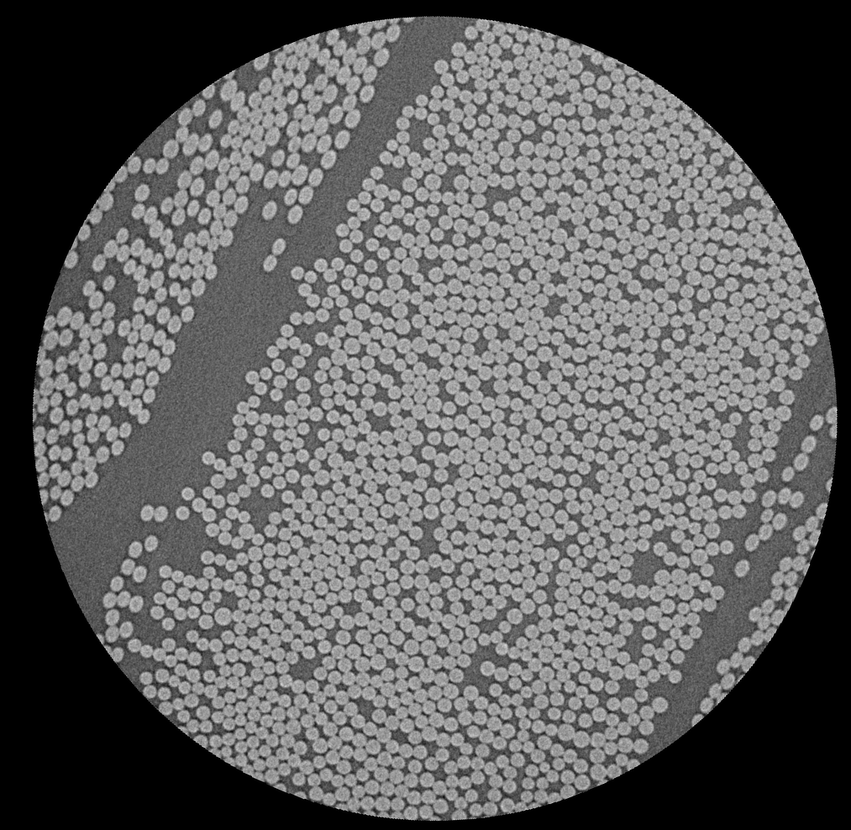
#> input picture 4 Week/quiz_image_1.png, 851 x 830 px, shrunk from 1013 x 988 before the run, found by its file name
$ python feature_match_solutions.py
#> lines starting #> are read from the running program, lines starting #| are printed output that depends on the picture; long printed decimals are rounded
### Solutions/Week 4/transform.py
"""
Anders Bjorholm Dahl, abda@dtu.dk

Script to develop function to estimate transformation parameters.
"""

import numpy as np

# Function that computes the parameters
def get_transformation(p,q):
    '''
    Compute the transformation parameters of hte equation:
        q = s*R@p + t

    Parameters
    ----------
    p : numpy array
        2 x n array of points.
    q : numpy array
        2 x n array of points. p and q corresponds.

    Returns
    -------
    R : numpy array
        2 x 2 rotation matrix.
    t : numpy array
        2 x 1 translation matrix.
    s : float
        scale parameter.

    '''
    m_p = np.mean(p,axis=1,keepdims=True)
    m_q = np.mean(q,axis=1,keepdims=True)
    s = np.linalg.norm(q-m_q)/np.linalg.norm(p-m_p)

    C = (q-m_q)@(p-m_p).T
    U,S,V = np.linalg.svd(C)

    R_ = U@V
    R = R_@np.array([[1,0],[0,np.linalg.det(R_)]])

    t = m_q - s*R@m_p
    return R,t,s

# Robust transformation

def get_robust_transformation(p,q,thres = 3):
    '''
    Compute the transformation parameters of hte equation:
        q = s*R@p + t

    Parameters
    ----------
    p : numpy array
        2 x n array of points.
    q : numpy array
        2 x n array of points. p and q corresponds.

    Returns
    -------
    R : numpy array
        2 x 2 rotation matrix.
    t : numpy array
        2 x 1 translation matrix.
    s : float
        scale parameter.
    idx : numpy array
        index of the points in p and q that are inliers in the robust match

    '''

    R,t,s = get_transformation(p,q)

    q_1 = s*R@p + t
    d = np.linalg.norm(q - q_1, axis=0)
    idx = np.where(d<thres)[0]

    R,t,s = get_transformation(p[:,idx],q[:,idx])

    return R,t,s,idx

### Solutions/Week 4/feature_match_solutions.py
"""
Anders Bjorholm Dahl, abda@dtu.dk

Script to match images based on SIFT features.
"""

import numpy as np
import cv2
import matplotlib.pyplot as plt
import scipy.ndimage
import transform

#%% Read two images to test the matching properties (default from documentation)
path = 'C:/Users/hujo8/OneDrive/Advanced image analysis/4 Week/' # Replace with your own path

#im1 = cv2.imread(path + 'CT_lab_high_res.png',cv2.IMREAD_GRAYSCALE) # queryImage
#im2 = cv2.imread(path + 'CT_lab_low_res.png',cv2.IMREAD_GRAYSCALE) # trainImage

im1 = cv2.imread(path + 'quiz_image_1.png',cv2.IMREAD_GRAYSCALE) # queryImage
#> im1 is the input picture: shape (830, 851); min 0, max 217, mean 93.5
im2 = cv2.imread(path + 'quiz_image_2.png',cv2.IMREAD_GRAYSCALE) # trainImage
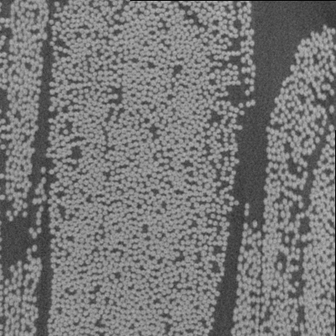
#> input picture 4 Week/quiz_image_2.png, 336 x 336 px, shrunk from 400 x 400 before the run, found by its file name
#> im2 is the input picture: shape (336, 336); min 7, max 187, mean 119.3

# Initiate SIFT detector
sift = cv2.SIFT_create()

# find the keypoints and descriptors with SIFT
kp1, des1 = sift.detectAndCompute(im1,None)
#> kp1 = 16979 keypoints; strongest (x, y, size): (350, 28, 4.7), (809, 564, 1.9), (620, 223, 2.2), (234, 691, 2.6)
kp2, des2 = sift.detectAndCompute(im2,None)
#> kp2 = 5353 keypoints; strongest (x, y, size): (255, 224, 3.6), (245, 226, 3.2), (139, 206, 3.2), (147, 120, 3.4)

# BFMatcher with default params
bf = cv2.BFMatcher()
matches = bf.knnMatch(des1, des2, k=2)
#> matches = 16979 matches

# Apply ratio test
good = []
for m,n in matches:
    # Apply the Lowe criterion best should be closer than second best
    if m.distance/(n.distance + 10e-10) < 0.6:
        good.append([m])
#> after the loop, good = 645 matches

# cv.drawMatchesKnn expects list of lists as matches.
img3 = cv2.drawMatchesKnn(im1,kp1,im2,kp2,good,None,flags=cv2.DrawMatchesFlags_NOT_DRAW_SINGLE_POINTS)
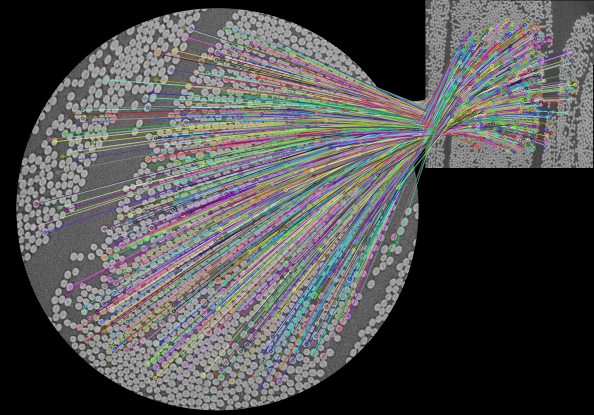
#> img3: shape (830, 1187, 3) (shown at 1/2 size); mean of channels 0, 1, 2 80.7, 80.6, 80.7; drawn as B, G, R
plt.imshow(img3),plt.show()


#%% Match SIFT - function to extract the coordinates of matching points

# Parameters that can be extracted from keypoints
# keypoint.pt[0],
# keypoint.pt[1],
# keypoint.size,
# keypoint.angle,
# keypoint.response,
# keypoint.octave,
# keypoint.class_id,

def match_SIFT(im1, im2, thres = 0.6):

    # Initiate SIFT detector
    sift = cv2.SIFT_create()

    # find the keypoints and descriptors with SIFT
    kp1, des1 = sift.detectAndCompute(im1,None)
    kp2, des2 = sift.detectAndCompute(im2,None)

    # BFMatcher with default params
    bf = cv2.BFMatcher()
    matches = bf.knnMatch(des1,des2,k=2)

    # Apply ratio test
    good_matches = []

    for m,n in matches:
        if m.distance/(n.distance+10e-10) < thres:
            good_matches.append([m])

    # Find coordinates
    pts_im1 = [kp1[m[0].queryIdx].pt for m in good_matches]
    pts_im1 = np.array(pts_im1, dtype=np.float32).T
    pts_im2 = [kp2[m[0].trainIdx].pt for m in good_matches]
    pts_im2 = np.array(pts_im2, dtype=np.float32).T
    return pts_im1, pts_im2


#%% Create a test image - Rotate, scale and crop image

ang = 67
sc = 0.6
imr = scipy.ndimage.rotate(scipy.ndimage.zoom(im1,sc),ang,reshape=False)[50:-50,50:-50]
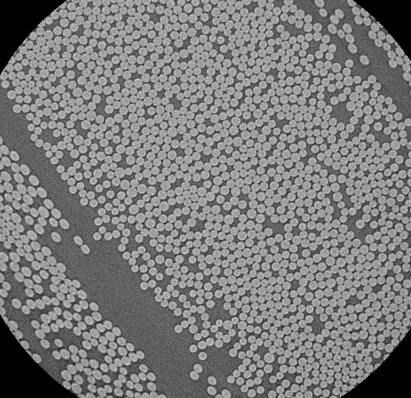
#> imr: shape (398, 411); min 0, max 214, mean 124.1
plt.imshow(imr)

#%% Plot the keypoints with very low threshold (0.1) to see what is going on

pts_im1, pts_im2 = match_SIFT(im1, imr, 0.1)
#> in match_SIFT, `kp2, des2 = sift.detectAndCompute(im2,None)`: kp2 = 5031 keypoints; strongest (x, y, size): (37, 358, 5.7), (272, 324, 2.4), (386, 356, 3), (364, 194, 2.5)
#> in match_SIFT, `matches = bf.knnMatch(des1,des2,k=2)`: matches = 16979 matches
#> after the loop in match_SIFT, `for m,n in matches:`: good_matches = 34 matches
#> in match_SIFT, `pts_im1 = [kp1[m[0].queryIdx].pt for m in good_matches]`: pts_im1 = 34 pairs, first value 109.1 to 759.7, second value 147.3 to 673.9
#> in match_SIFT, `pts_im2 = [kp2[m[0].trainIdx].pt for m in good_matches]`: pts_im2 = 34 pairs, first value 18.08 to 386.2, second value 31.09 to 352.9

def plot_matching_keypoints(im1, im2, pts_im1, pts_im2):
    r1,c1 = im1.shape
#> r1 = 830; c1 = 851
    r2,c2 = im2.shape
#> r2 = 398; c2 = 411
    n_row = np.maximum(r1, r2)
#> n_row = 830
    n_col = c1 + c2
#> n_col = 1262
    im_comp = np.zeros((n_row,n_col))
    im_comp[:r1,:c1] = im1
    im_comp[:r2,c1:(c1+c2)] = im2
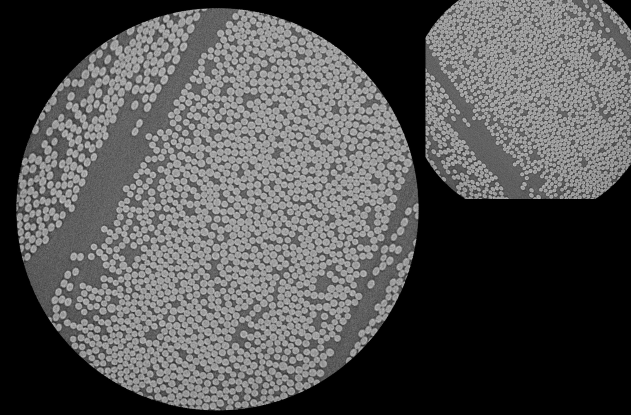
#> im_comp: shape (830, 1262) float64 (shown at 1/2 size); min 0, max 217, mean 82.4

    fig,ax = plt.subplots(1)
    ax.imshow(im_comp, cmap='gray')
    ax.plot(pts_im1[0],pts_im1[1],'.r')
    ax.plot(pts_im2[0]+c1,pts_im2[1],'.b')
    ax.plot(np.c_[pts_im1[0],pts_im2[0]+c1].T,np.c_[pts_im1[1],pts_im2[1]].T,'w',linewidth = 0.5)

plot_matching_keypoints(im1,imr,pts_im1, pts_im2)

#%% Plot the keypoints between image 1 and image 2

pts_im1, pts_im2 = match_SIFT(im1, im2, 0.6)
#> in match_SIFT (call 2), `kp2, des2 = sift.detectAndCompute(im2,None)`: kp2 = 5353 keypoints; strongest (x, y, size): (255, 224, 3.6), (245, 226, 3.2), (139, 206, 3.2), (147, 120, 3.4)
#> after the loop in match_SIFT (call 2), `for m,n in matches:`: good_matches = 645 matches
plot_matching_keypoints(im1,im2,pts_im1, pts_im2)
#> in plot_matching_keypoints (call 2), `im_comp[:r2,c1:(c1+c2)] = im2`:
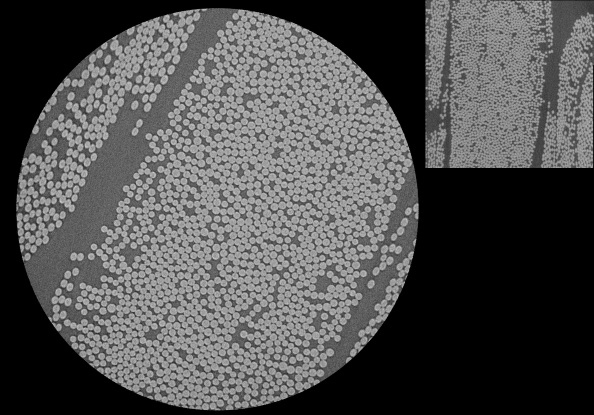
#> im_comp: shape (830, 1187) float64 (shown at 1/2 size); min 0, max 217, mean 80.7

#%% Compute the transformaions and plot them on top of each other

R,t,s = transform.get_transformation(pts_im2,pts_im1)
#> in get_transformation, `m_p = np.mean(p,axis=1,keepdims=True)`: m_p = [159.5, 168.5]
#> in get_transformation, `m_q = np.mean(q,axis=1,keepdims=True)`: m_q = [453.1, 440.2]
#> in get_transformation, `s = np.linalg.norm(q-m_q)/np.linalg.norm(p-m_p)`: s = 2.71
#> in get_transformation, `C = (q-m_q)@(p-m_p).T`: C = [[-5727029, 3028690.5], [-2701087.5, -7702399]]
#> in get_transformation, `U,S,V = np.linalg.svd(C)`: U = [[-0.28, 0.96], [0.96, 0.28]]; S = [8301516, 6299165]; V = [[-0.119, -0.993], [-0.993, 0.119]]
#> in get_transformation, `R_ = U@V`: R_ = [[-0.92, 0.392], [-0.392, -0.92]]
#> in get_transformation, `t = m_q - s*R@m_p`: t = [671.7, 1030.5]
#> R = [[-0.92, 0.392], [-0.392, -0.92]]; t = [671.7, 1030.5]; s = 2.71

print(f'Transformations: Rotation:\n{R}\n\nTranslation:\n{t}\n\nScale: {s}\n\nAngle: {np.arccos(R[0,0])/np.pi*180}')
#| Transformations: Rotation:
#| [[-0.9198  0.3924]
#|  [-0.3924 -0.9198]]
#| Translation:
#| [[ 671.665]
#|  [1030.453]]
#| Scale: 2.713
#| Angle: 156.894
pts_im1_1 = s*R@pts_im2 + t

fig,ax = plt.subplots(1)
ax.imshow(im1)
ax.plot(pts_im1[0],pts_im1[1],'.r')
ax.plot(pts_im1_1[0],pts_im1_1[1],'.b')

#%% Robust transformation - kept points are shown in cyan and magenta

R,t,s,idx = transform.get_robust_transformation(pts_im2,pts_im1)
#> in get_robust_transformation, `R,t,s = get_transformation(p,q)`: R = [[-0.92, 0.392], [-0.392, -0.92]]; t = [671.7, 1030.5]; s = 2.71
#> in get_robust_transformation, `d = np.linalg.norm(q - q_1, axis=0)`: d = 645 values, max 11.63 at index 152, min 0.0447 at index 63, mean 1.51
#> in get_robust_transformation, `idx = np.where(d<thres)[0]`: idx = 590 values from 23 to 644
#> in get_robust_transformation, `R,t,s = get_transformation(p[:,idx],q[:,idx])`: R = [[-0.92, 0.391], [-0.391, -0.92]]; t = [672.8, 1030.6]
#> R = [[-0.92, 0.391], [-0.391, -0.92]]; t = [672.8, 1030.6]; idx = 590 values from 23 to 644

pts_im1_2 = s*R@pts_im2 + t

fig,ax = plt.subplots(1)
ax.imshow(im1, cmap = 'gray')
ax.plot(pts_im1[0],pts_im1[1],'.b')
ax.plot(pts_im1_2[0],pts_im1_2[1],'.r')
ax.plot(pts_im1[0,idx],pts_im1[1,idx],'.c')
ax.plot(pts_im1_2[0,idx],pts_im1_2[1,idx],'.m')
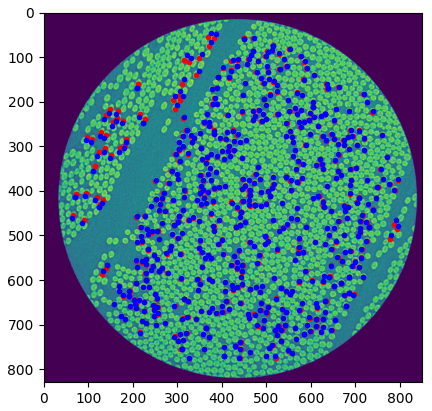
#> figure drawn by matplotlib, 1 panel
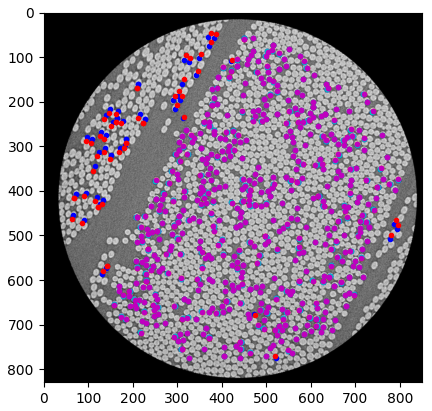
#> figure drawn by matplotlib, 1 panel
